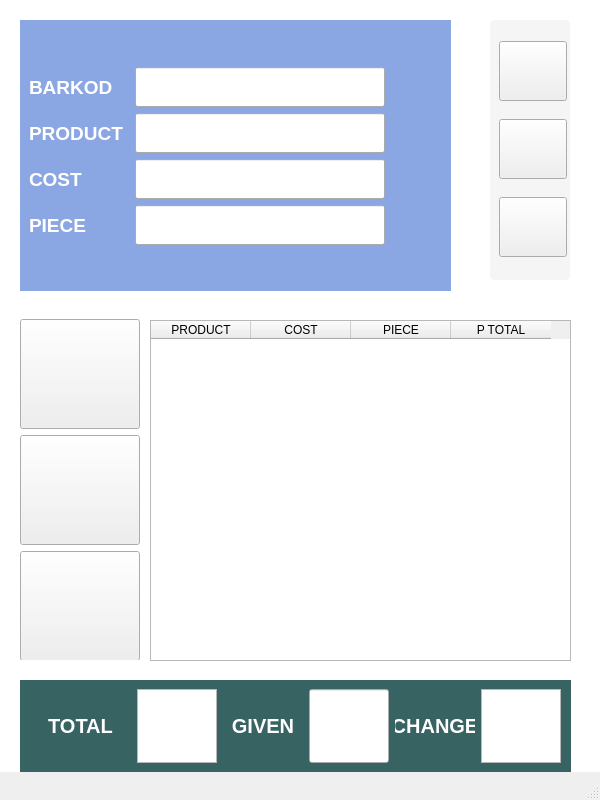
<?xml version="1.0" encoding="UTF-8"?>
<ui version="4.0">
 <class>MainWindow</class>
 <widget class="QMainWindow" name="MainWindow">
  <property name="geometry">
   <rect>
    <x>0</x>
    <y>0</y>
    <width>600</width>
    <height>800</height>
   </rect>
  </property>
  <property name="minimumSize">
   <size>
    <width>600</width>
    <height>800</height>
   </size>
  </property>
  <property name="maximumSize">
   <size>
    <width>600</width>
    <height>800</height>
   </size>
  </property>
  <property name="font">
   <font>
    <pointsize>14</pointsize>
    <weight>75</weight>
    <bold>true</bold>
   </font>
  </property>
  <property name="windowTitle">
   <string>CASHREGISTER SCREEN</string>
  </property>
  <widget class="QWidget" name="centralwidget">
   <property name="styleSheet">
    <string notr="true">#centralwidget{
background-color: rgb(255, 255, 255);
}</string>
   </property>
   <widget class="QTableWidget" name="tableWidget">
    <property name="geometry">
     <rect>
      <x>150</x>
      <y>320</y>
      <width>421</width>
      <height>341</height>
     </rect>
    </property>
    <column>
     <property name="text">
      <string>PRODUCT</string>
     </property>
    </column>
    <column>
     <property name="text">
      <string>COST</string>
     </property>
    </column>
    <column>
     <property name="text">
      <string>PIECE</string>
     </property>
    </column>
    <column>
     <property name="text">
      <string>P TOTAL</string>
     </property>
    </column>
   </widget>
   <widget class="QFrame" name="formFrame">
    <property name="geometry">
     <rect>
      <x>20</x>
      <y>20</y>
      <width>431</width>
      <height>271</height>
     </rect>
    </property>
    <property name="styleSheet">
     <string notr="true">#formFrame{
background-color: rgb(138, 167, 227);
}
</string>
    </property>
    <layout class="QFormLayout" name="formLayout">
     <item row="1" column="0">
      <widget class="QLabel" name="label">
       <property name="minimumSize">
        <size>
         <width>100</width>
         <height>40</height>
        </size>
       </property>
       <property name="maximumSize">
        <size>
         <width>100</width>
         <height>40</height>
        </size>
       </property>
       <property name="font">
        <font>
         <pointsize>14</pointsize>
         <weight>75</weight>
         <bold>true</bold>
        </font>
       </property>
       <property name="styleSheet">
        <string notr="true">color:white;</string>
       </property>
       <property name="text">
        <string>BARKOD</string>
       </property>
      </widget>
     </item>
     <item row="1" column="1">
      <widget class="QLineEdit" name="lineEdit">
       <property name="minimumSize">
        <size>
         <width>250</width>
         <height>40</height>
        </size>
       </property>
       <property name="maximumSize">
        <size>
         <width>250</width>
         <height>40</height>
        </size>
       </property>
      </widget>
     </item>
     <item row="2" column="0">
      <widget class="QLabel" name="label_2">
       <property name="minimumSize">
        <size>
         <width>100</width>
         <height>40</height>
        </size>
       </property>
       <property name="maximumSize">
        <size>
         <width>100</width>
         <height>40</height>
        </size>
       </property>
       <property name="font">
        <font>
         <pointsize>14</pointsize>
         <weight>75</weight>
         <bold>true</bold>
        </font>
       </property>
       <property name="styleSheet">
        <string notr="true">color:white;</string>
       </property>
       <property name="text">
        <string>PRODUCT</string>
       </property>
      </widget>
     </item>
     <item row="2" column="1">
      <widget class="QLineEdit" name="lineEdit_2">
       <property name="minimumSize">
        <size>
         <width>250</width>
         <height>40</height>
        </size>
       </property>
       <property name="maximumSize">
        <size>
         <width>250</width>
         <height>40</height>
        </size>
       </property>
      </widget>
     </item>
     <item row="3" column="0">
      <widget class="QLabel" name="label_3">
       <property name="minimumSize">
        <size>
         <width>100</width>
         <height>40</height>
        </size>
       </property>
       <property name="maximumSize">
        <size>
         <width>100</width>
         <height>40</height>
        </size>
       </property>
       <property name="font">
        <font>
         <pointsize>14</pointsize>
         <weight>75</weight>
         <bold>true</bold>
        </font>
       </property>
       <property name="styleSheet">
        <string notr="true">color:white;</string>
       </property>
       <property name="text">
        <string>COST</string>
       </property>
      </widget>
     </item>
     <item row="3" column="1">
      <widget class="QLineEdit" name="lineEdit_3">
       <property name="minimumSize">
        <size>
         <width>250</width>
         <height>40</height>
        </size>
       </property>
       <property name="maximumSize">
        <size>
         <width>250</width>
         <height>40</height>
        </size>
       </property>
      </widget>
     </item>
     <item row="4" column="0">
      <widget class="QLabel" name="label_4">
       <property name="minimumSize">
        <size>
         <width>100</width>
         <height>40</height>
        </size>
       </property>
       <property name="maximumSize">
        <size>
         <width>100</width>
         <height>40</height>
        </size>
       </property>
       <property name="font">
        <font>
         <pointsize>14</pointsize>
         <weight>75</weight>
         <bold>true</bold>
        </font>
       </property>
       <property name="styleSheet">
        <string notr="true">color:white;</string>
       </property>
       <property name="text">
        <string>PIECE</string>
       </property>
      </widget>
     </item>
     <item row="4" column="1">
      <widget class="QLineEdit" name="lineEdit_4">
       <property name="minimumSize">
        <size>
         <width>250</width>
         <height>40</height>
        </size>
       </property>
       <property name="maximumSize">
        <size>
         <width>250</width>
         <height>40</height>
        </size>
       </property>
      </widget>
     </item>
     <item row="0" column="1">
      <spacer name="verticalSpacer">
       <property name="orientation">
        <enum>Qt::Vertical</enum>
       </property>
       <property name="sizeHint" stdset="0">
        <size>
         <width>20</width>
         <height>20</height>
        </size>
       </property>
      </spacer>
     </item>
     <item row="5" column="1">
      <spacer name="verticalSpacer_2">
       <property name="orientation">
        <enum>Qt::Vertical</enum>
       </property>
       <property name="sizeHint" stdset="0">
        <size>
         <width>20</width>
         <height>20</height>
        </size>
       </property>
      </spacer>
     </item>
    </layout>
   </widget>
   <widget class="QFrame" name="verticalFrame">
    <property name="geometry">
     <rect>
      <x>490</x>
      <y>20</y>
      <width>80</width>
      <height>260</height>
     </rect>
    </property>
    <property name="minimumSize">
     <size>
      <width>80</width>
      <height>260</height>
     </size>
    </property>
    <property name="maximumSize">
     <size>
      <width>80</width>
      <height>260</height>
     </size>
    </property>
    <property name="styleSheet">
     <string notr="true">#verticalFrame{
background-color:rgb(245,245,245);
border-radius: 4px;
}</string>
    </property>
    <layout class="QVBoxLayout" name="verticalLayout">
     <item>
      <widget class="QPushButton" name="pushButton">
       <property name="minimumSize">
        <size>
         <width>68</width>
         <height>60</height>
        </size>
       </property>
       <property name="maximumSize">
        <size>
         <width>68</width>
         <height>60</height>
        </size>
       </property>
       <property name="text">
        <string/>
       </property>
       <property name="icon">
        <iconset>
         <selectedon>:/sorgu/icons/barkod.png</selectedon>
        </iconset>
       </property>
       <property name="iconSize">
        <size>
         <width>48</width>
         <height>48</height>
        </size>
       </property>
      </widget>
     </item>
     <item>
      <widget class="QPushButton" name="pushButton_2">
       <property name="minimumSize">
        <size>
         <width>68</width>
         <height>60</height>
        </size>
       </property>
       <property name="maximumSize">
        <size>
         <width>68</width>
         <height>60</height>
        </size>
       </property>
       <property name="text">
        <string/>
       </property>
       <property name="icon">
        <iconset>
         <selectedon>:/temiz/icons/clean.png</selectedon>
        </iconset>
       </property>
       <property name="iconSize">
        <size>
         <width>48</width>
         <height>48</height>
        </size>
       </property>
      </widget>
     </item>
     <item>
      <widget class="QPushButton" name="pushButton_3">
       <property name="minimumSize">
        <size>
         <width>68</width>
         <height>60</height>
        </size>
       </property>
       <property name="maximumSize">
        <size>
         <width>68</width>
         <height>60</height>
        </size>
       </property>
       <property name="text">
        <string/>
       </property>
       <property name="icon">
        <iconset>
         <selectedon>:/ekle/icons/ekle copy.png</selectedon>
        </iconset>
       </property>
       <property name="iconSize">
        <size>
         <width>48</width>
         <height>48</height>
        </size>
       </property>
      </widget>
     </item>
    </layout>
   </widget>
   <widget class="QFrame" name="horizontalFrame">
    <property name="geometry">
     <rect>
      <x>20</x>
      <y>680</y>
      <width>551</width>
      <height>92</height>
     </rect>
    </property>
    <property name="styleSheet">
     <string notr="true">#horizontalFrame{
background-color: rgb(55, 99, 99);
}</string>
    </property>
    <layout class="QHBoxLayout" name="horizontalLayout">
     <property name="leftMargin">
      <number>10</number>
     </property>
     <property name="rightMargin">
      <number>10</number>
     </property>
     <item>
      <widget class="QLabel" name="label_5">
       <property name="font">
        <font>
         <pointsize>15</pointsize>
         <weight>75</weight>
         <bold>true</bold>
        </font>
       </property>
       <property name="styleSheet">
        <string notr="true">color:white;</string>
       </property>
       <property name="text">
        <string>TOTAL</string>
       </property>
       <property name="alignment">
        <set>Qt::AlignCenter</set>
       </property>
       <property name="margin">
        <number>2</number>
       </property>
      </widget>
     </item>
     <item>
      <widget class="QTextBrowser" name="textBrowser">
       <property name="maximumSize">
        <size>
         <width>80</width>
         <height>80</height>
        </size>
       </property>
       <property name="font">
        <font>
         <pointsize>36</pointsize>
         <weight>75</weight>
         <bold>true</bold>
        </font>
       </property>
       <property name="html">
        <string>&lt;!DOCTYPE HTML PUBLIC &quot;-//W3C//DTD HTML 4.0//EN&quot; &quot;http://www.w3.org/TR/REC-html40/strict.dtd&quot;&gt;
&lt;html&gt;&lt;head&gt;&lt;meta name=&quot;qrichtext&quot; content=&quot;1&quot; /&gt;&lt;style type=&quot;text/css&quot;&gt;
p, li { white-space: pre-wrap; }
&lt;/style&gt;&lt;/head&gt;&lt;body style=&quot; font-family:'.AppleSystemUIFont'; font-size:36pt; font-weight:600; font-style:normal;&quot;&gt;
&lt;p style=&quot;-qt-paragraph-type:empty; margin-top:0px; margin-bottom:0px; margin-left:0px; margin-right:0px; -qt-block-indent:0; text-indent:0px;&quot;&gt;&lt;br /&gt;&lt;/p&gt;&lt;/body&gt;&lt;/html&gt;</string>
       </property>
      </widget>
     </item>
     <item>
      <widget class="QLabel" name="label_6">
       <property name="maximumSize">
        <size>
         <width>80</width>
         <height>80</height>
        </size>
       </property>
       <property name="font">
        <font>
         <pointsize>15</pointsize>
         <weight>75</weight>
         <bold>true</bold>
        </font>
       </property>
       <property name="styleSheet">
        <string notr="true">color:white;</string>
       </property>
       <property name="text">
        <string>GIVEN</string>
       </property>
       <property name="alignment">
        <set>Qt::AlignCenter</set>
       </property>
       <property name="margin">
        <number>2</number>
       </property>
      </widget>
     </item>
     <item>
      <widget class="QLineEdit" name="lineEdit_5">
       <property name="minimumSize">
        <size>
         <width>80</width>
         <height>69</height>
        </size>
       </property>
       <property name="maximumSize">
        <size>
         <width>80</width>
         <height>80</height>
        </size>
       </property>
      </widget>
     </item>
     <item>
      <widget class="QLabel" name="label_7">
       <property name="maximumSize">
        <size>
         <width>80</width>
         <height>80</height>
        </size>
       </property>
       <property name="font">
        <font>
         <pointsize>15</pointsize>
         <weight>75</weight>
         <bold>true</bold>
        </font>
       </property>
       <property name="styleSheet">
        <string notr="true">color:white;</string>
       </property>
       <property name="text">
        <string>CHANGE</string>
       </property>
       <property name="alignment">
        <set>Qt::AlignCenter</set>
       </property>
       <property name="margin">
        <number>2</number>
       </property>
      </widget>
     </item>
     <item>
      <widget class="QTextBrowser" name="textBrowser_2">
       <property name="maximumSize">
        <size>
         <width>80</width>
         <height>80</height>
        </size>
       </property>
       <property name="font">
        <font>
         <pointsize>36</pointsize>
         <weight>75</weight>
         <bold>true</bold>
        </font>
       </property>
       <property name="html">
        <string>&lt;!DOCTYPE HTML PUBLIC &quot;-//W3C//DTD HTML 4.0//EN&quot; &quot;http://www.w3.org/TR/REC-html40/strict.dtd&quot;&gt;
&lt;html&gt;&lt;head&gt;&lt;meta name=&quot;qrichtext&quot; content=&quot;1&quot; /&gt;&lt;style type=&quot;text/css&quot;&gt;
p, li { white-space: pre-wrap; }
&lt;/style&gt;&lt;/head&gt;&lt;body style=&quot; font-family:'.AppleSystemUIFont'; font-size:36pt; font-weight:600; font-style:normal;&quot;&gt;
&lt;p style=&quot;-qt-paragraph-type:empty; margin-top:0px; margin-bottom:0px; margin-left:0px; margin-right:0px; -qt-block-indent:0; text-indent:0px;&quot;&gt;&lt;br /&gt;&lt;/p&gt;&lt;/body&gt;&lt;/html&gt;</string>
       </property>
      </widget>
     </item>
    </layout>
   </widget>
   <widget class="QWidget" name="verticalLayoutWidget">
    <property name="geometry">
     <rect>
      <x>20</x>
      <y>319</y>
      <width>121</width>
      <height>341</height>
     </rect>
    </property>
    <layout class="QVBoxLayout" name="verticalLayout_2">
     <item>
      <widget class="QPushButton" name="pushButton_4">
       <property name="minimumSize">
        <size>
         <width>110</width>
         <height>110</height>
        </size>
       </property>
       <property name="maximumSize">
        <size>
         <width>120</width>
         <height>120</height>
        </size>
       </property>
       <property name="text">
        <string/>
       </property>
       <property name="icon">
        <iconset>
         <selectedon>:/ekle/icons/shop.png</selectedon>
        </iconset>
       </property>
       <property name="iconSize">
        <size>
         <width>80</width>
         <height>80</height>
        </size>
       </property>
      </widget>
     </item>
     <item>
      <widget class="QPushButton" name="pushButton_5">
       <property name="minimumSize">
        <size>
         <width>110</width>
         <height>110</height>
        </size>
       </property>
       <property name="maximumSize">
        <size>
         <width>120</width>
         <height>120</height>
        </size>
       </property>
       <property name="text">
        <string/>
       </property>
       <property name="icon">
        <iconset>
         <selectedon>:/buy/icons/odeme.png</selectedon>
        </iconset>
       </property>
       <property name="iconSize">
        <size>
         <width>80</width>
         <height>80</height>
        </size>
       </property>
      </widget>
     </item>
     <item>
      <widget class="QPushButton" name="pushButton_6">
       <property name="minimumSize">
        <size>
         <width>110</width>
         <height>110</height>
        </size>
       </property>
       <property name="maximumSize">
        <size>
         <width>120</width>
         <height>120</height>
        </size>
       </property>
       <property name="text">
        <string/>
       </property>
       <property name="icon">
        <iconset>
         <selectedon>:/buy/icons/receipt,png.png</selectedon>
        </iconset>
       </property>
       <property name="iconSize">
        <size>
         <width>80</width>
         <height>80</height>
        </size>
       </property>
      </widget>
     </item>
    </layout>
   </widget>
  </widget>
  <widget class="QStatusBar" name="statusbar"/>
 </widget>
 <resources>
  <include location="buy.qrc"/>
 </resources>
 <connections/>
</ui>
